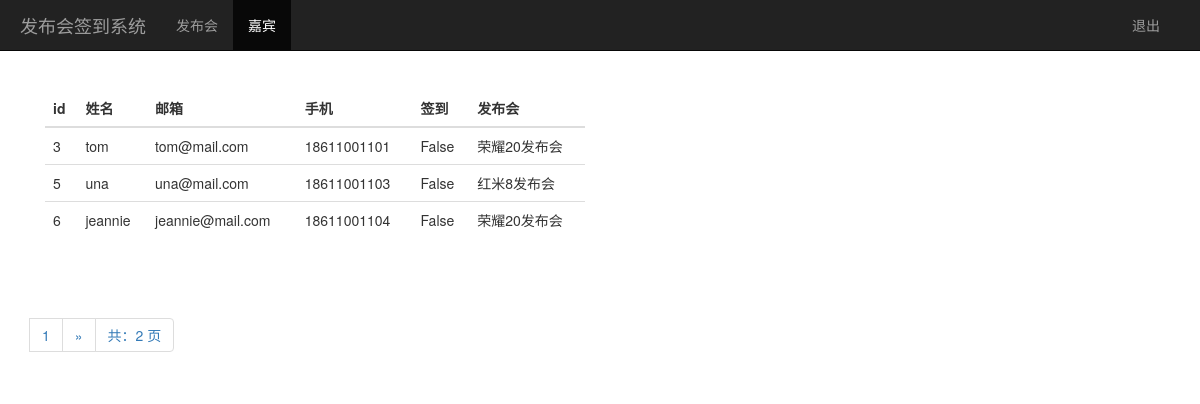
Screenshot of /guest (signed in) with the database file from the repository.
### sign/models.py (models this page shows, shortened)
class Guest(models.Model):
    event = models.ForeignKey(Event, on_delete=models.CASCADE)  # 关联发布会id
    realname = models.CharField(max_length=64)  # 姓名
    phone = models.CharField(max_length=16)     # 手机号
    email = models.EmailField()                 # 邮箱
    sign = models.BooleanField()                # 签到状态
    create_time = models.DateTimeField(auto_now=True)  # 创建时间（自动获取当前时间）

class Event(models.Model):
    name = models.CharField(max_length=100)            # 发布会标题
    limit = models.IntegerField()                      # 限制人数
    status = models.BooleanField()                     # 状态
    address = models.CharField(max_length=200)         # 地址
    start_time = models.DateTimeField('events time')   # 发布会时间
    create_time = models.DateTimeField(auto_now=True)  # 创建时间（自动获取当前时间）
    def __str__(self):
        return self.name

### sign/views.py (the view)
# urls.py: path("guest", views.guest),
@login_required
def guest(request):
    cookie_user = request.session.get('user2')
    page = request.GET.get("page", "")
    guest_list = Guest.objects.all()
    p = Paginator(guest_list, 3)
    try:
        guest_page = p.page(page)
    except PageNotAnInteger:
        guest_page = p.page(1)
    except EmptyPage:
        guest_page = p.page(p.num_pages)
    return render(request, "guest_mange.html", {
        "welcome_user": cookie_user, "guests": guest_page})

### sign/templates/guest_mange.html (shortened to what this page needs)
<!DOCTYPE html>
<html lang="zh-CN">
<head>
    {% load static %}
    <link href="{% static "css/bootstrap.min.css" %}" rel="stylesheet">
    <link href="{% static "css/starter-template.css" %}" rel="stylesheet">
</head>
<body>
<nav class="navbar navbar-inverse navbar-fixed-top">
    <div class="container" style="margin-right: 5px; margin-left: 5px;">
        <div class="navbar-header">
            <a class="navbar-brand" href="/manage">发布会签到系统</a>
        </div>
        <div id="navbar" class="collapse navbar-collapse">
            <ul class="nav navbar-nav">
                <li><a href="/manage">发布会</a></li>
                <li class="active"><a href="#">嘉宾</a></li>
            </ul>
            <ul class="nav navbar-nav navbar-right">
                <li><a href="/logout">退出</a></li>
            </ul>
        </div>
    </div>
</nav>
<div class="container">
    <div class="starter-template">
        <div class="row">
            <div class="col-md-6">
                <table class="table">
                    <thead>
                    <tr>
                        <th>id</th>
                        <th>姓名</th>
                        <th>邮箱</th>
                        <th>手机</th>
                        <th>签到</th>
                        <th>发布会</th>
                    </tr>
                    </thead>
                    <tbody>
                    {% for guest in guests %}
                        <tr>
                            <td>{{ guest.id }}</td>
                            <td>{{ guest.realname }}</td>
                            <td>{{ guest.email }}</td>
                            <td>{{ guest.phone }}</td>
                            <td>{{ guest.sign }}</td>
                            <td>{{ guest.event }}</td>
                        </tr>
                    {% endfor %}
                    </tbody>
                </table>
            </div>
        </div>
    </div>
    <nav aria-label="Page navigation">
        <ul class="pagination">
            <li><a href="#">{{ guests.number }}</a></li>
            {% if guests.has_next %}
                <li>
                    <a href="?page={{ guests.next_page_number }}" aria-label="Next">
                        <span aria-hidden="true">&raquo;</span>
                    </a>
                </li>
            {% endif %}
            <li><a href="#">共：{{ guests.paginator.num_pages }} 页</a></li>
        </ul>
    </nav>
</div>
</body>
</html>

### static/css/starter-template.css (style rules this page uses)
body { padding-top: 50px; }
.starter-template { padding: 40px 15px; text-align: center; }

### sign/templates/guest_mange.html (style rules this page uses)
.table > tbody > tr > td { text-align: left; }

### rows the page displays
Guest: id "3", realname "tom", email "tom@mail.com", phone "18611001101", sign "False", event "荣耀20发布会"
Guest: id "5", realname "una", email "una@mail.com", phone "18611001103", sign "False", event "红米8发布会"
Guest: id "6", realname "jeannie", email "jeannie@mail.com", phone "18611001104", sign "False", event "荣耀20发布会"

### other values shown
{{ guests.number }} "1"
{{ guests.paginator.num_pages }} "2"
